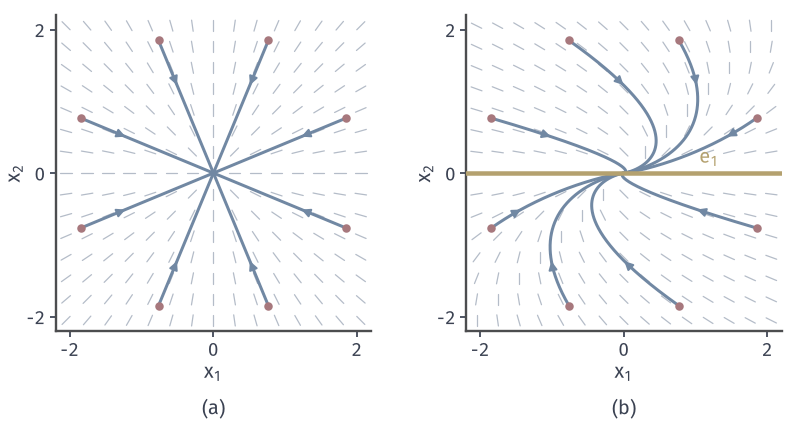

Python code for this plot:
from pathlib import Path
import sys
ROOT = next(p for p in Path(__file__).resolve().parents if (p/'build.sh').is_file() and (p/'tex/book.tex').is_file())
sys.path.insert(0, str(ROOT/'figures/06-differential-equations/01-ordinary-differential-equations/matplotlib/lde-common'))
from lde_common import *
HERE = Path(__file__).resolve().parent
# 目标：-I 与 Jordan 块 [[-1,1],[0,-1]] 特征值相同，相图不同。
fig, axes = figure(width_mm=112, height_mm=60, ncols=2)
panel(fig, .07, .985, .975, .21, .3)
a, b = axes
lim = (-2.2, 2.2)
J = np.array([[-1., 1], [0, -1]])
phase_field(a, -np.eye(2), lim, lim); phase_field(b, J, lim, lim)
for ax in axes:
    ax.set_xlim(*lim); ax.set_ylim(*lim); ax.set_aspect('equal'); ax.set_xticks([-2, 0, 2]); ax.set_yticks([-2, 0, 2])
ts = np.linspace(0, 9, 900)
for th in np.arange(8)*np.pi/4+np.pi/8:
    x0 = 2*np.array([np.cos(th), np.sin(th)])
    x = np.exp(-ts)*x0[0]; y = np.exp(-ts)*x0[1]
    a.plot(x, y, color=BLUE, lw=1.2, zorder=3); a.plot(*x0, 'o', ms=3.4, color=RED, mew=0, zorder=5); arrow_on(a, x, y, 40)
    x = np.exp(-ts)*(x0[0]+ts*x0[1]); y = np.exp(-ts)*x0[1]
    b.plot(x, y, color=BLUE, lw=1.2, zorder=3); b.plot(*x0, 'o', ms=3.4, color=RED, mew=0, zorder=5)
    arrow_on(b, x, y, 40)
b.plot([-2.2, 2.2], [0, 0], color=YELLOW, lw=1.8, zorder=4)
b.text(1.05, .14, '$\\mathbf{e}_1$', color=YELLOW)
label(a, '$x_1$', '$x_2$'); label(b, '$x_1$', '$x_2$')
tags(fig, axes)
save(fig, HERE, 'figure', {'a': 'A=-I', 'b': 'A=[[-1,1],[0,-1]]', 'formula': 'x1=e^-t(x1(0)+t x2(0)), x2=e^-t x2(0)'})
